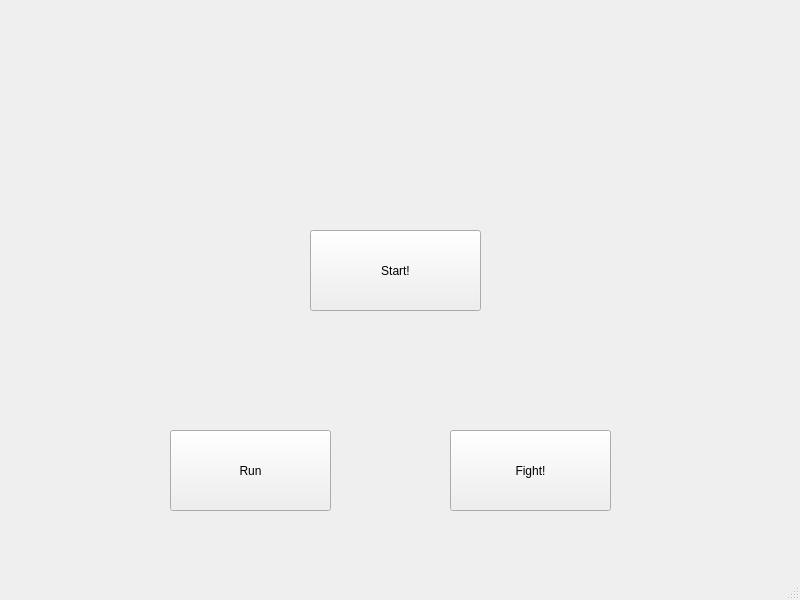
<?xml version="1.0" encoding="UTF-8"?>
<ui version="4.0">
 <class>MainWindow</class>
 <widget class="QMainWindow" name="MainWindow">
  <property name="geometry">
   <rect>
    <x>0</x>
    <y>0</y>
    <width>800</width>
    <height>600</height>
   </rect>
  </property>
  <property name="windowTitle">
   <string>MainWindow</string>
  </property>
  <widget class="QWidget" name="centralwidget">
   <widget class="QPushButton" name="startButton">
    <property name="geometry">
     <rect>
      <x>310</x>
      <y>230</y>
      <width>171</width>
      <height>81</height>
     </rect>
    </property>
    <property name="text">
     <string>Start!</string>
    </property>
   </widget>
   <widget class="QPushButton" name="fightButton">
    <property name="geometry">
     <rect>
      <x>450</x>
      <y>430</y>
      <width>161</width>
      <height>81</height>
     </rect>
    </property>
    <property name="text">
     <string>Fight!</string>
    </property>
   </widget>
   <widget class="QPushButton" name="runButton">
    <property name="geometry">
     <rect>
      <x>170</x>
      <y>430</y>
      <width>161</width>
      <height>81</height>
     </rect>
    </property>
    <property name="text">
     <string>Run</string>
    </property>
   </widget>
   <widget class="QLabel" name="enemyLabel">
    <property name="geometry">
     <rect>
      <x>300</x>
      <y>30</y>
      <width>211</width>
      <height>31</height>
     </rect>
    </property>
    <property name="text">
     <string/>
    </property>
   </widget>
   <widget class="QLabel" name="damageLabel">
    <property name="geometry">
     <rect>
      <x>330</x>
      <y>100</y>
      <width>201</width>
      <height>51</height>
     </rect>
    </property>
    <property name="text">
     <string/>
    </property>
   </widget>
   <widget class="QLabel" name="plDamageLabel">
    <property name="geometry">
     <rect>
      <x>320</x>
      <y>160</y>
      <width>191</width>
      <height>51</height>
     </rect>
    </property>
    <property name="text">
     <string/>
    </property>
   </widget>
   <widget class="QLabel" name="hpLabel">
    <property name="geometry">
     <rect>
      <x>10</x>
      <y>60</y>
      <width>91</width>
      <height>31</height>
     </rect>
    </property>
    <property name="text">
     <string/>
    </property>
   </widget>
   <widget class="QLabel" name="levelLabel">
    <property name="geometry">
     <rect>
      <x>10</x>
      <y>100</y>
      <width>101</width>
      <height>31</height>
     </rect>
    </property>
    <property name="text">
     <string/>
    </property>
   </widget>
   <widget class="QLabel" name="nameLabel">
    <property name="geometry">
     <rect>
      <x>14</x>
      <y>5</y>
      <width>81</width>
      <height>31</height>
     </rect>
    </property>
    <property name="text">
     <string/>
    </property>
   </widget>
   <widget class="QLabel" name="eNameLabel">
    <property name="geometry">
     <rect>
      <x>680</x>
      <y>10</y>
      <width>101</width>
      <height>41</height>
     </rect>
    </property>
    <property name="text">
     <string/>
    </property>
   </widget>
   <widget class="QLabel" name="eHpLabel">
    <property name="geometry">
     <rect>
      <x>680</x>
      <y>80</y>
      <width>101</width>
      <height>31</height>
     </rect>
    </property>
    <property name="text">
     <string/>
    </property>
   </widget>
   <widget class="QLabel" name="eDamageLabel">
    <property name="geometry">
     <rect>
      <x>680</x>
      <y>130</y>
      <width>111</width>
      <height>41</height>
     </rect>
    </property>
    <property name="text">
     <string/>
    </property>
   </widget>
  </widget>
  <widget class="QMenuBar" name="menubar">
   <property name="geometry">
    <rect>
     <x>0</x>
     <y>0</y>
     <width>800</width>
     <height>25</height>
    </rect>
   </property>
  </widget>
  <widget class="QStatusBar" name="statusbar"/>
 </widget>
 <resources/>
 <connections/>
</ui>
